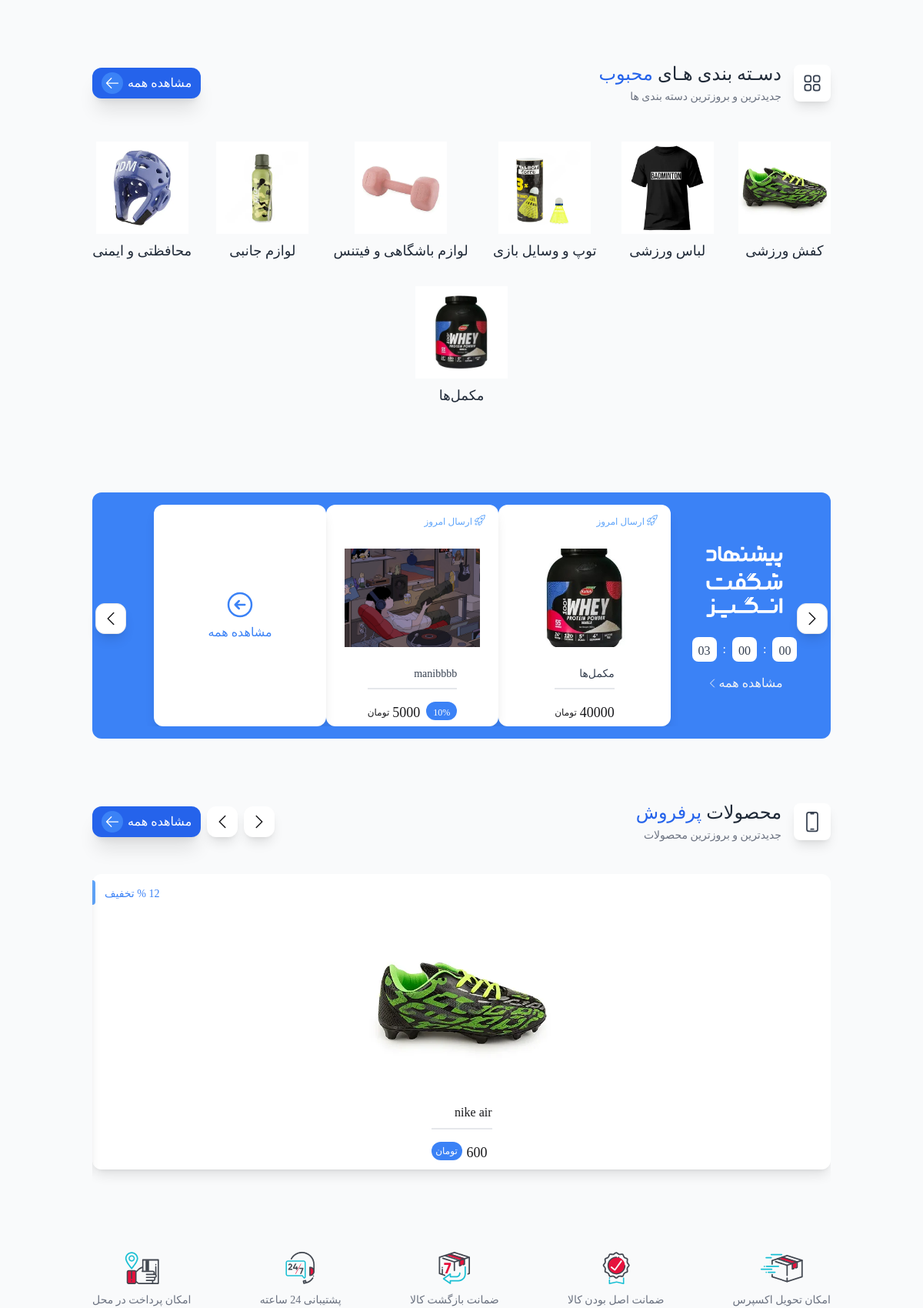
The page / on the database its author committed.
### product_module/models.py (models this page shows, shortened)
class Category(models.Model):
    name = models.CharField(max_length=100, verbose_name='نام دسته')
    is_active= models.BooleanField(default=True , verbose_name='فعال یا غیرفعال؟' ,)
    image = models.ImageField(upload_to='category/',null=True , blank=True , verbose_name='عکس ها' )
    class Meta:
        verbose_name = 'دسته‌بندی'
        verbose_name_plural = 'دسته‌بندی‌ها'

class Product(models.Model):
    name= models.CharField(max_length=100 , verbose_name='اسم')
    image1 = models.ImageField(upload_to='products/',null=True , blank=True , verbose_name='عکس ها' )
    image2 = models.ImageField(upload_to='products/',null=True , blank=True , verbose_name='عکس ها' )
    image3 = models.ImageField(upload_to='products/',null=True , blank=True , verbose_name='عکس ها' )
    image4 = models.ImageField(upload_to='products/',null=True , blank=True , verbose_name='عکس ها' )
    stock = models.PositiveIntegerField(default=0 , verbose_name='موجودی')
    category = models.ForeignKey(Category, on_delete=models.CASCADE, related_name="products" , null=True, blank=True , verbose_name= 'کتگوری')
    subcategory = models.ForeignKey(SubCategory, on_delete=models.CASCADE, related_name="products" , null=True, blank=True , verbose_name= ' زیر کتگوری')
    is_active= models.BooleanField(default=True , verbose_name='فعال یا غیرفعال؟')
    is_delete= models.BooleanField(default=False , verbose_name='پاک بشه یا نا؟')
    price = models.IntegerField(default=0, db_index=True ,verbose_name='قیمت')
    short_description = models.CharField(max_length=300, null=True , blank=True , verbose_name='توضیحات کوتاه')
    description = models.TextField(null=True , blank=True , verbose_name="توضیح کامل")
    slug = models.SlugField(default='' , blank=True, db_index=True, verbose_name='url عنوان در ')
    created_at = models.DateTimeField(null=True , blank=True, auto_now_add=True)
    off_percent = models.IntegerField(default=0,null=True,blank=True, validators=[MinValueValidator(0),MaxValueValidator(100)],db_index=True , verbose_name='تخفیف درصد')
    is_off = models.BooleanField(default=False,verbose_name='فعال یا غیرفعال؟تخفیف')
    today = models.BooleanField(default=False,verbose_name='ارسال امروز')
    offer =models.BooleanField( default=False,verbose_name=' پیشنهاد شگفت انگیز')
    best_seller=models.BooleanField(default=False, verbose_name='محصولات پرفروش ')
    def get_price(self):
        if self.is_off:
            off_price=self.price * self.off_percent / 100
            return round(off_price)
        return(self.price)
    def get_absolute_url(self):
        return reverse("product_details", args=[self.slug])
    class Meta:
        verbose_name = 'محصول'
        verbose_name_plural = 'محصولات'

### home/views.py (the view)
class homeView(TemplateView):
    template_name = 'homes/home_page.html'
    def get_context_data(self, **kwargs):
        context = super().get_context_data(**kwargs)
        category = Category.objects.filter(is_active=True)
        offer =Product.objects.filter(is_active=True ,offer=True )
        weekago = timezone.now() - timedelta(days = 7)
        newest = Product.objects.filter(is_active=True , created_at__gte =weekago)
        best_seller = Product.objects.filter(is_active=True , best_seller=True)
        context['seller'] = best_seller
        context['newest'] = newest
        context ['category'] = category
        context ['offer'] = offer
        return context

### home/templates/homes/home_page.html (shortened to what this page needs)
{% extends "base_home.html" %}
{% load static %}
{% block content %}
    <main class="relative">
        {% if site_setting.top_category  %}
        <section class="mx-4 lg:container mt-20">
            <div
                class="flex flex-col gap-y-4 xs:flex-row items-center justify-between w-full text-center xs:text-start">
                <div class="flex items-center gap-x-2 sm:gap-x-4">
                    <span class="size-12 hidden xs:flex rounded-lg bg-white shadow-lg dark:bg-gray-800 flex-center">
                        <svg class="size-7 text-gray-700 dark:text-gray-100">
                            <use href="#squares"></use>
                        </svg>
                    </span>
                    <div class="space-y-1 md:space-y-1">
                        <h3 class="text-xl md:text-2xl font-MorabbaMedium text-gray-800 dark:text-gray-50">دسـته بندی
                            هـای
                            <span class="text-blue-600 dark:text-blue-500">محبوب</span>
                        </h3>
                        <p class="text-sm text-gray-500 dark:text-gray-300">جدیدترین و بروزترین دسته بندی ها</p>
                    </div>
                </div>
                <div class="w-full xs:w-auto flex justify-center items-center gap-x-2">
                    <a href={% url "shop" %}
                        class="group shadow-xl text-sm md:text-base flex gap-x-1.5 items-center px-2 h-10 md:px-3 text-white bg-blue-600 rounded-xl">
                        <p>مشاهده همه</p>
                        <span
                            class="w-7 h-7 rounded-full bg-blue-500 flex-center md:group-hover:-translate-x-1 transition-transform duration-300">
                            <svg class="size-5">
                                <use href="#arrow" />
                            </svg>
                        </span>
                    </a>
                </div>
            </div>
            <div
                class="flex items-center justify-evenly flex-wrap mt-12 child:mb-8 gap-x-8 child:items-center child:flex-col child:duration-300 child:cursor-pointer child:gap-y-1 child:text-gray-800 child:dark:text-gray-300 child:relative">
                {% for cate in category %}
                    {% include "homes/includes/category_cart.html" %}
                {% endfor %}
            </div>
        </section>
        {% endif %}
        {% if site_setting.offer %}
        <section class="mx-4 lg:container mt-20">
            <div class="w-full h-80 rounded-xl bg-blue-500 dark:bg-blue-700 p-4 relative">
                <div class="swiper AmazingSlider w-full rounded-xl">
                    <div class="swiper-wrapper">
                        <div class="swiper-slide amazing-card">
                            <img class="w-28 h-28" src={% static "images/slider/Amazings.svg" %} alt="">
                            <div class="flex items-center gap-x-2">
                                <span class="timer-box" id="seconds">00</span>
                                <p class="text-white">:</p>
                                <span class="timer-box" id="minutes">00</span>
                                <p class="text-white">:</p>
                                <span class="timer-box" id="hours">03</span>
                            </div>
                            <a href={% url "shop" %} class="flex items-center gap-x-.5 text-gray-100 cursor-pointer">
                                <p>مشاهده همه</p>
                                <svg class="size-4 rotate-90">
                                    <use href="#chevron"></use>
                                </svg>
                            </a>
                        </div>
                        {% for offer in offer  %}
                        <div class="swiper-slide small-card group">
                            <div class="w-full flex items-center justify-between">
                                {% if offer.today %}
                                <span class="flex items-center gap-x-0.5 text-blue-400">
                                    <svg class="size-4 mb-1">
                                        <use href="#rocket"></use>
                                    </svg>
                                    <p class="text-xs">ارسال امروز</p>
                                </span>
                                {% endif %}
                            </div>
                            <a href="{{offer.get_absolute_url}}">
                                <img class="small-card_img" src="{{offer.image1.url}}" alt="">
                            </a>
                            <div class="space-y-2">
                                <a href="product-details.html" class="small-card_link">
                                    {{offer.name}}
                                </a>
                                <div class="product-card_price-wrapper">
                                    <div class="small-card_price justify-between">
                                        {% if offer.is_off %}
                                        <span class="pt-1"> {{offer.off_percent}}% </span>
                                        {% endif %}
                                        <h4 class="flex items-center gap-x-1 text-lg">{{offer.get_price}} <p
                                                class="text-xs font-DanaMedium">تومان</p>
                                        </h4>
                                    </div>
                                </div>
                            </div>
                        </div>
                        {% endfor %}
                        <a href={% url "shop" %} class="swiper-slide amazing-card_last ">
                            <svg class="size-10 ">
                                <use href="#arrow-left-circle"></use>
                            </svg>
                            <h2>مشاهده همه</h2>
                        </a>
                    </div>
                </div>
                <button
                    class="slider-navigate_btn absolute right-1 top-36 border dark:border-gray-700 border-gray-200 AmazingSlider-prev-slide z-10">
                    <svg class="size-6 -rotate-90">
                        <use href="#chevron" />
                    </svg>
                </button>
                <button
                    class="slider-navigate_btn absolute left-1 top-36 border dark:border-gray-700 border-gray-200 AmazingSlider-next-slide z-10">
                    <svg class="size-6 rotate-90">
                        <use href="#chevron" />
                    </svg>
                </button>
            </div>
        </section>
        {% endif %}
        {% if site_setting.best_seller  %}
        <section class="mx-4 lg:container mt-10 lg:mt-20">
            <div
                class="flex flex-col gap-y-4 xs:flex-row items-center justify-between w-full text-center xs:text-start">
                <div class="flex items-center gap-x-2 sm:gap-x-4">
                    <span class="size-12 hidden xs:flex rounded-lg bg-white shadow-lg dark:bg-gray-800 flex-center">
                        <svg class="size-7 text-gray-700 dark:text-gray-100">
                            <use href="#mobile"></use>
                        </svg>
                    </span>
                    <div class="space-y-1 md:space-y-1">
                        <h3 class="text-xl md:text-2xl font-MorabbaMedium text-gray-800 dark:text-gray-50">محصولات
                            <span class="text-blue-600 dark:text-blue-500">پرفروش </span>
                        </h3>
                        <p class="text-sm text-gray-500 dark:text-gray-300">جدیدترین و بروزترین محصولات</p>
                    </div>
                </div>
                <div class="w-full xs:w-auto flex justify-between xs:justify-end  items-center gap-x-2">
                    <div class="flex items-center gap-x-2">
                        <button class="slider-navigate_btn BestSelling-prev-slide">
                            <svg class="size-6 -rotate-90">
                                <use href="#chevron" />
                            </svg>
                        </button>
                        <button class="slider-navigate_btn BestSelling-next-slide">
                            <svg class="size-6 rotate-90">
                                <use href="#chevron" />
                            </svg>
                        </button>
                    </div>
                    <a href={% url "shop" %}
                        class="group shadow-xl text-sm md:text-base flex gap-x-1.5 items-center px-2 h-10 md:px-3 text-white bg-blue-600 rounded-xl">
                        <p>مشاهده همه</p>
                        <span
                            class="w-7 h-7 rounded-full bg-blue-500 flex-center md:group-hover:-translate-x-1 transition-transform duration-300">
                            <svg class="size-5">
                                <use href="#arrow" />
                            </svg>
                        </span>
                    </a>
                </div>
            </div>
            <div class="swiper BestSelling mt-5 w-full">
                <div class="swiper-wrapper py-5">
                     {% for seller in seller %}
                    <div class="swiper-slide product-card group">
                        <div class="product-card_header">
                             {% if seller.is_off %}
                            <span class="product-card_badge"> {{seller.off_percent}} % تخفیف‌</س>
                                {% endif %}
                        </div>
                        <a href="product-details.html">
                            <img class="product-card_img group-hover:opacity-0 absolute" src={{seller.image1.url}}
                                alt="">
                        </a>
                        <div class="space-y-2">
                            <a href="product-details.html" class="product-card_link">
                               {{seller.name}}
                            </a>
                            <div class="product-card_price-wrapper">
                                <div class="product-card_price">
                                    <del> </del><p>{{seller.get_price}}</p>
                                    <span>تومان</span>
                                </div>
                            </div>
                        </div>
                    </div>
                    {% endfor %}
                </div>
            </div>
        </section>
        {% endif %}
        <div
            class="container w-full mt-10 lg:mt-20 flex flex-wrap items-center justify-between gap-6 child:text-sm child:gap-y-1 child:cursor-pointer">
            <span class="flex-col items-center justify-center hidden md:flex">
                <img class="w-14 h-14" src={% static "images/svg/1.svg" %} alt="">
                <p class="text-gray-500 dark:text-gray-300">امکان تحویل اکسپرس</p>
            </span>
            <span class="flex flex-col items-center justify-center">
                <img class="w-14 h-14" src={% static "images/svg/2.svg" %} alt="">
                <p class="text-gray-500 dark:text-gray-300">ضمانت اصل بودن کالا</p>
            </span>
            <span class="flex flex-col items-center justify-center">
                <img class="w-14 h-14" src={% static "images/svg/3.svg" %} alt="">
                <p class="text-gray-500 dark:text-gray-300">ضمانت بازگشت کالا</p>
            </span>
            <span class="flex flex-col items-center justify-center">
                <img class="w-14 h-14" src={% static "images/svg/4.svg" %} alt="">
                <p class="text-gray-500 dark:text-gray-300">پشتیبانی 24 ساعته</p>
            </span>
            <span class="flex flex-col items-center justify-center">
                <img class="w-14 h-14" src={% static "images/svg/5.svg" %} alt="">
                <p class="text-gray-500 dark:text-gray-300">امکان پرداخت در محل</p>
            </span>
        </div>
    </main>
{% endblock content %}

### templates/base_home.html (shortened to what this page needs)
{% load static %}
{% load render_partial %}
<!doctype html>
<html lang="en" dir="rtl">
<head>
</head>
<body>
{% include 'header_home_reference.html' %}
{% block content %}{% endblock content %}
</body>
</html>

### templates/header_home_reference.html
{% load static %}
    <link rel="stylesheet" href="{% static 'styles/app.css' %}">
    <link rel="stylesheet" href="{% static 'swiper/swiper.css' %}">

### home/templates/homes/includes/category_cart.html
                <a href="{% url "shop" %}?category={{cate.id}}"  class="group flex">
                    <img src={{cate.image.url}}
                        class="w-[100px] h-[100px] lg:w-[120px] lg:h-[120px] object-cover group-hover:grayscale group-hover:opacity-90 duration-300  "
                        alt="category1" />
                    <p class="pt-1 text-sm lg:text-lg line-clamp-1 ">
                        {{cate.name}}
                    </p>
                </a>

### templates/footer_home_reference.html (shortened to what this page needs)
{% load static %}

### rows shown on the page
Category: image (picture), name "کفش ورزشی"
Category: image (picture), name "لباس ورزشی"
Category: image (picture), name "توپ و وسایل بازی"
Category: image (picture), name "لوازم باشگاهی و فیتنس"
Category: image (picture), name "لوازم جانبی"
Category: image (picture), name "محافظتی و ایمنی"
Category: image (picture), name "مکمل‌ها"
Product: today True (drawn), image1 (picture), name "مکمل‌ها", get_price "40000"
Product: today True (drawn), image1 (picture), name "manibbbb", off_percent "10", get_price "5000"
Product: off_percent "12", image1 (picture), name "nike air", get_price "600"
